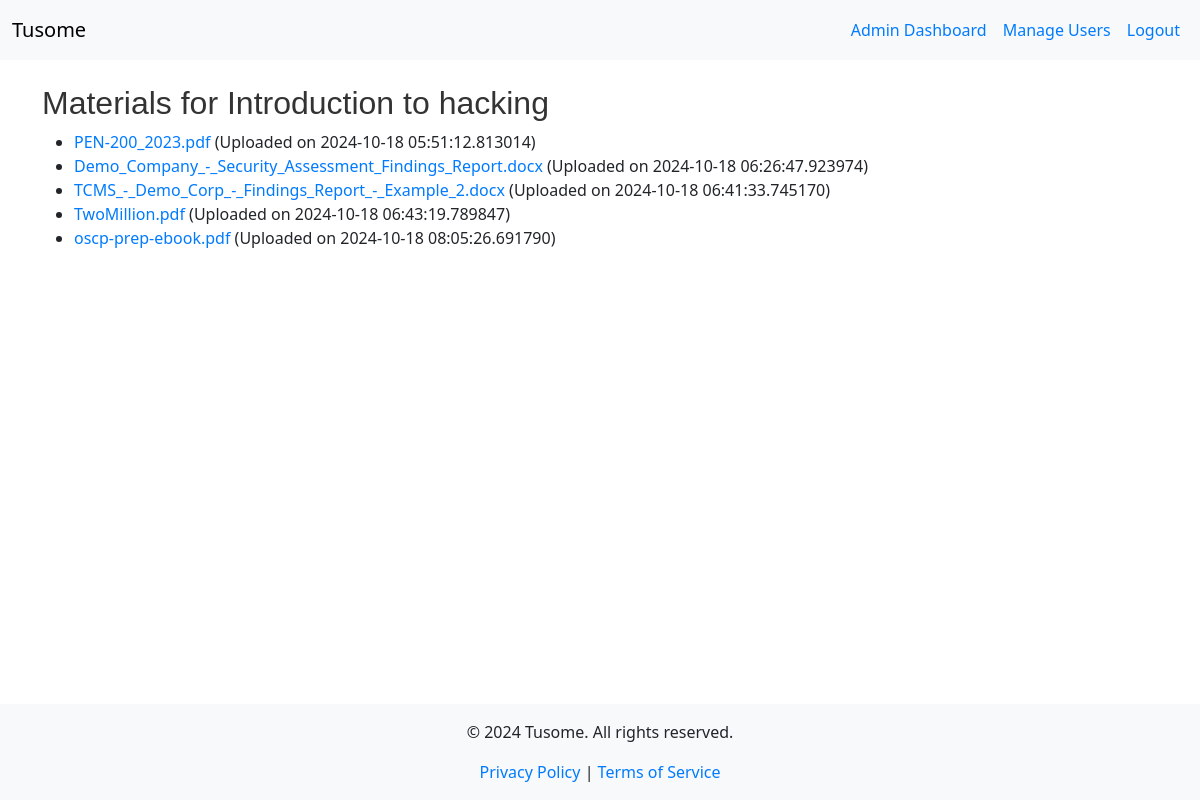
The page /view_course_materials/1 (signed in) on the database as committed earlier.
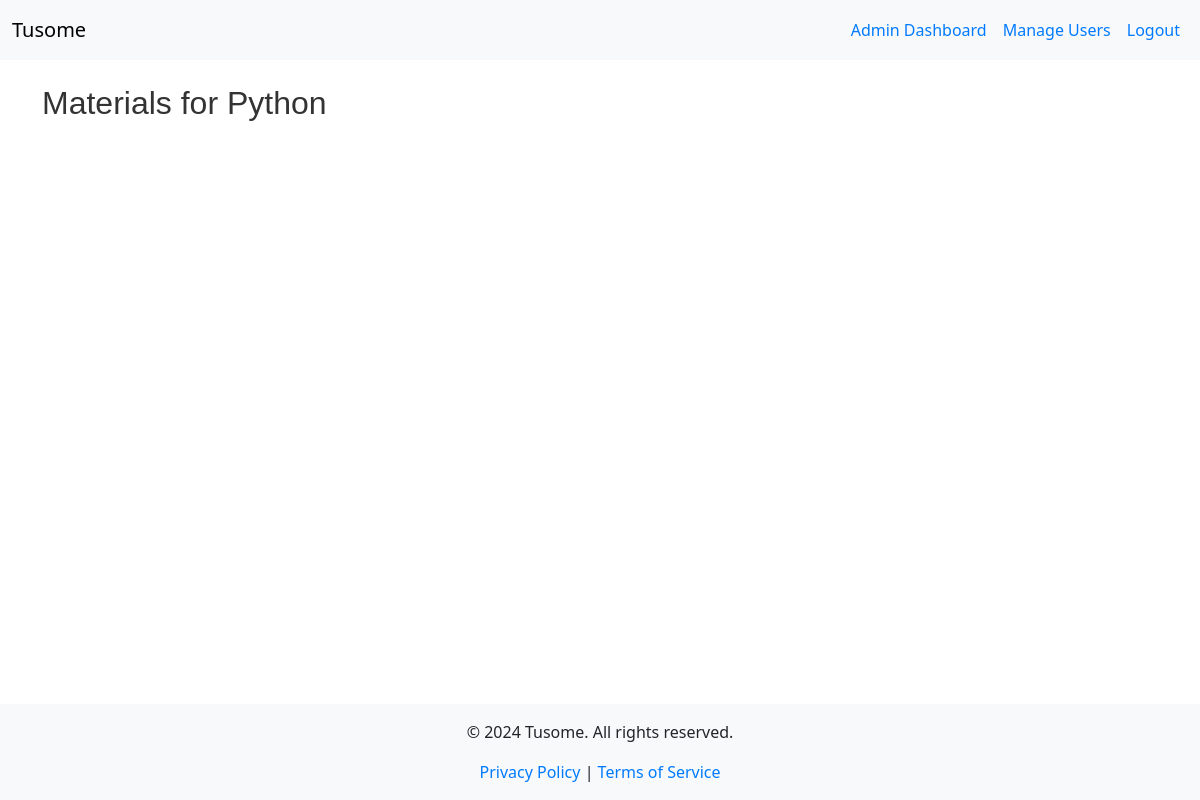
The same page on the database as committed later.
### models.py (models this page shows)
class Course(db.Model):
    id = db.Column(db.Integer, primary_key=True)
    title = db.Column(db.String(200), nullable=False)
    description = db.Column(db.Text, nullable=False)
    is_featured = db.Column(db.Boolean, default=False)
    instructor_id = db.Column(db.Integer, db.ForeignKey('instructor.id'), nullable=False)
    instructor = db.relationship('Instructor', back_populates='courses')
    lessons = db.relationship('Lesson', back_populates='course', lazy=True)
    quizzes = db.relationship('Quiz', back_populates='course', lazy=True)
    materials = db.relationship('CourseMaterial', back_populates='course', lazy=True)
    enrollments = db.relationship('Enrollment', back_populates='course', lazy=True)
    submissions = db.relationship('Submission', back_populates='course', lazy=True)

class CourseMaterial(db.Model):
    id = db.Column(db.Integer, primary_key=True)
    filename = db.Column(db.String(100), nullable=False)
    course_id = db.Column(db.Integer, db.ForeignKey('course.id'), nullable=False)
    upload_date = db.Column(db.DateTime, default=datetime.utcnow)
    course = db.relationship('Course', back_populates='materials')

### app.py (the view)
@app.route('/view_course_materials/<int:course_id>')
@login_required
def view_course_materials(course_id):
    materials = CourseMaterial.query.filter_by(course_id=course_id).all()
    course = Course.query.get_or_404(course_id)
    return render_template('view_course_materials.html', materials=materials, course=course)

### app.py (called while the page is built)
@app.context_processor
def inject_current_year():
    return {'current_year': datetime.utcnow().year}

@login_manager.user_loader
def load_user(user_id):
    return User.query.get(int(user_id))

@app.context_processor
def inject_roleenum():
    return dict(RoleEnum=RoleEnum)

### templates/view_course_materials.html
{% extends "base.html" %}
{% block content %}
  <h2>Materials for {{ course.title }}</h2>
  <ul>
    {% for material in materials %}
      <li>
        <a href="{{ url_for('static', filename='uploads/' + material.filename) }}">{{ material.filename }}</a> (Uploaded on {{ material.upload_date }})
      </li>
    {% endfor %}
  </ul>
{% endblock %}

Rows that differ between the two databases and show on the page:
removed CourseMaterial: filename "PEN-200_2023.pdf", upload_date "2024-10-18 05:51:12.813014"
removed CourseMaterial: filename "Demo_Company_-_Security_Assessment_Findings_Report.docx", upload_date "2024-10-18 06:26:47.923974"
removed CourseMaterial: filename "TCMS_-_Demo_Corp_-_Findings_Report_-_Example_2.docx", upload_date "2024-10-18 06:41:33.745170"
removed CourseMaterial: filename "TwoMillion.pdf", upload_date "2024-10-18 06:43:19.789847"
removed CourseMaterial: filename "oscp-prep-ebook.pdf", upload_date "2024-10-18 08:05:26.691790"
changed Course: title "Introduction to hacking" → "Python"
